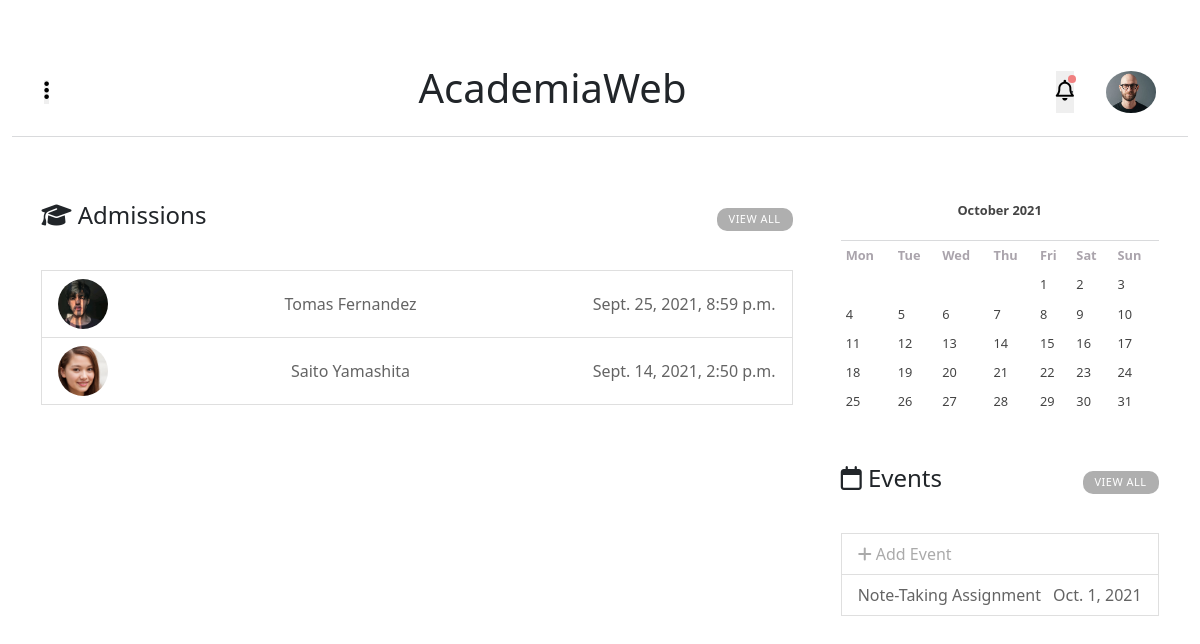
The page /academiaweb/home/ (signed in) on the database its author committed.
### main_app/models.py (models this page shows, shortened)
class Admins(models.Model):
    id              = models.AutoField(primary_key=True)
    user            = models.ForeignKey(UserAccount,on_delete=models.CASCADE)
    document        = models.CharField(max_length=8,unique=True)
    first_name      = models.CharField(max_length=200)
    last_name       = models.CharField(max_length=200)
    date_of_birth   = models.DateField(default=datetime.date.today)
    gender_choice   = (('male','male'),('feminine','feminine'),('undefined','undefined'))
    gender          = models.CharField(max_length=10, default='male', choices=gender_choice)
    nationality     = CountryField()
    description     = models.TextField(max_length=500,blank=True)
    profile_picture = models.ImageField(blank=True,null=True, upload_to=upload_location_admins)
    class Meta():
        verbose_name        = 'Admin'
        verbose_name_plural = 'Admins'
    @property
    def email(self):
        return str(self.user)

class Applications(models.Model):
    id              = models.AutoField(primary_key=True)
    email           = models.EmailField()
    document        = models.CharField(max_length=8)
    nationality     = CountryField()
    first_name      = models.CharField(max_length=200)
    last_name       = models.CharField(max_length=200,)
    date_of_birth   = models.DateField()
    gender_choice   = (('male','male'),('feminine','feminine'),('undefined','undefined'))
    gender          = models.CharField(max_length=10, default='male', choices=gender_choice)
    year            = models.ForeignKey(SchoolYears,on_delete=models.DO_NOTHING)
    sent_date       = models.DateTimeField(auto_now_add=True,)
    profile_picture = models.ImageField(upload_to=upload_location_students,blank=True,null=True)
    HS_diploma      = models.FileField(upload_to=upload_location_students,blank=True,null=True,)
    @property
    def full_name(self):
        return '{} {}'.format(self.first_name,self.last_name)

class Events(models.Model):
    id          = models.AutoField(primary_key=True)
    title       = models.CharField(max_length=50)
    message     = models.TextField()
    event_date  = models.DateField()
    year        = models.ForeignKey(SchoolYears,on_delete=models.CASCADE)
    author      = models.ForeignKey(UserAccount,on_delete=models.CASCADE)
    created     = models.DateTimeField(auto_now_add=datetime.datetime.now())
    class Meta():
        verbose_name        = 'Event'
        verbose_name_plural = 'Events'

### main_app/views.py (the view)
# urls.py: path('home/',views.HomeView,name='home'),
def HomeView(request):
    data = user_profile(request)
    user = data['user']
    notifications = data['notifications']
    year     = timezone.now().year
    month    = timezone.now().month
    calendar = HTMLCalendar().formatmonth(theyear=year,themonth=month)
    events   = Events.objects.filter(event_date__month=month).all()
    classworks  = request_account(request)['classwork']
    admissions = request_account(request)['admissions']
    history    = request_account(request)['history']
    print(classworks)
    context = {'notifications':notifications,
                'user':user,'calendar':calendar,'events':events,
                'classworks':classworks,'admissions':admissions,
                'history':history
    }
    return render(request,'home.html',context)

### main_app/models.py (called while the page is built)
    def __str__(self):
        return self.email

### main_app/utils.py (called while the page is built, shortened)
def user_profile(request):
    if request.user.is_admin or request.user.is_superuser:
        user          = Admins.objects.get(user=request.user)
        admins        = Admins.objects.all()
        teachers      = Teachers.objects.all()
        students      = Students.objects.all()
        courses       = Courses.objects.all()
        notifications = Notifications.objects.order_by('-created')[0:5]
        events        = Events.objects.all()
    return {'user':user,'courses':courses,'admins':admins,'teachers':teachers,'students':students,'events':events,'notifications':notifications}

def request_account(request):
    data = user_profile(request)
    user = data['user']
    if request.user.is_admin:
        admissions = Applications.objects.order_by('-sent_date').all()
        history = None
        classwork = None
    if request.user.is_student:
        history    = History.objects.order_by('-seen').all()
        admissions = None
        classwork  = ClassWork.objects.filter(year=user.year).all()
    elif request.user.is_teacher:
        classwork  = ClassWork.objects.filter(course=user.courses).all()
        admissions = None
        history = None
    return{'classwork':classwork,'admissions':admissions,'history':history}

### main_app/templates/home.html (shortened to what this page needs)
{% extends 'base_home.html' %}
{% load static %}
{% block content %}
<link rel="stylesheet" href="{% static 'css/home.css' %}">
<div class="content">
    {% if request.user.is_admin %}
    <ul class="list-group">
        <div class="first_request">
            <div class="content-title">
                <h4><i class="fas fa-graduation-cap"></i> Admissions</h4>
                <a href="">View All</a>
            </div>
            {% if admissions %}
            {% for admission in admissions %}
            <li class="list-group-item">
                <a href="{% url 'admission' admission.email  %}">
                    <img src="{{admission.profile_picture.url}}" class="profile_picture">
                    <p id="info1">{{admission.full_name}}</p>
                    <p id="info2">{{admission.sent_date}}</p>
                </a>
            </li>
            {% endfor %}
            {% else %}
            <li class="list-group-item">No Results Found...</li>
            {% endif %}
        </div>
    </ul>
    {% endif %}
    <div class="events">
        <div class="calendar">
            {{calendar|safe}}
        </div>
        <div class="content-title">
            <h4><i class="far fa-calendar"></i> Events</h4>
            <a href="{% url 'events' %}">View All</a>
        </div>
        {% if request.user.is_admin or request.user.is_teacher %}
        <li class="list-group-item" id="add">
            <a href="{% url 'event_create' %}"><i class="fas fa-plus"></i> Add Event</a>
        </li>
        {% endif %}
        {% if events %}{% for event in events %}
        <li class="list-group-item">
            <a href="{% url 'event' event.title event.event_date %}">
                <p id="info1">{{event.title}}</p>
                <p id="info2">{{event.event_date}}</p>
            </a>
        </li>
        {% endfor %}{% else %}
        <li class="list-group-item">
            No Results Found...
        </li>{% endif %}
    </div>
</div>
{% endblock %}

### main_app/templates/base_home.html (shortened to what this page needs)
<!DOCTYPE html>
<html lang="en">
<head>
    {% load static %}
    <link href="https://cdn.jsdelivr.net/npm/bootstrap@5.0.1/dist/css/bootstrap.min.css" rel="stylesheet">
    <link rel="stylesheet" href="{% static 'css/base_home.css' %}">
</head>
  <body>
    <div class="main">
            <div class="title-pag">
                <div class="title_and_bar">
                    <button id="icon_menu" onclick="toggleMenu()"><i class="fas fa-ellipsis-v"></i></button>
                    <a href="{% url 'home' %}">
                        <h1>AcademiaWeb</h1>
                    </a>
                </div>
                <div class="user_and_noti">
                    <button id="icon-noti" onclick="toggleNoti()"><i class="far fa-bell"></i></button>
                    <span id="alert">.</span>
                    <a href="{% url 'user_profile'  user.email  %}">
                    <img src="{{user.profile_picture.url}}" >
                    </a>
                </div>
            </div>
            <div class="content-extends col">
            {% block content %}
            {% endblock %}
            </div>
    </div>
</body>
</html>

### main_app/static/css/base_home.css (style rules this page uses)
.main { width: 100%; padding-right: var(--bs-gutter-x,.75rem); padding-left: var(--bs-gutter-x,.75rem); margin-right: auto; margin-left: auto; }
button { border: none; padding: 0; margin: 0; }
.title-pag { display: flex; width: 100%; justify-content: space-between; align-items: center; padding: 4rem 2rem 1rem; border-bottom: 1px solid #d9dadc; }
.title-pag .title_and_bar { display: contents; align-items: center; }
.title_and_bar i, .user_and_noti i { font-size: 1.3rem; cursor: pointer; }
.title_and_bar a { text-decoration: none; color: #212529; }
.title-pag .user_and_noti img { display: none; width: 50px; border-radius: 50%; }
.user_and_noti span { padding: 0 2px; background: lightcoral; position: absolute; max-height: 8px; right: 40px; top: 72px; border-radius: 50%; }
.content-extends { animation-name: view; animation-duration: 1.5s; }
@media (min-width:575px) { .title-pag .user_and_noti { display: flex; } }
@media (min-width:575px) { .title-pag .user_and_noti img { display: block; margin: 0 0 0 2rem; } }
@media (min-width:575px) { .user_and_noti span { right: 124px; top: 75px; } }

### main_app/static/css/home.css (style rules this page uses)
.content { padding: 0 2rem; }
.content-title { display: flex; justify-content: space-between; align-items: center; padding: 2rem 0 ; margin: auto; }
.content-title a { text-decoration: none; }
.content-title a { background: rgb(175, 175, 175); color: white; transition: all 0.2s; border-radius: 10px; margin: 0; padding: 3px 12px; font-weight: 400; font-size: 11px; text-transform: uppercase; letter-spacing: 0.5px; }
.list-group { padding: 2rem 0 0 0; }
.list-group-item a { text-decoration: none; display: flex; align-items: center; justify-content: space-between; }
.list-group-item a p { margin: 0; color: rgb(100, 100, 100); }
.list-group-item a img.profile_picture { width: 50px; border-radius: 50%; }
.list-group-item#add a { display: block; color: #aaa; }
.events { padding: 4rem 0; width: 90%; margin: auto; }
table { font-size: .8rem; --bs-table-bg: transparent; --bs-table-accent-bg: transparent; --bs-table-striped-color: #212529; --bs-table-striped-bg: rgba(0, 0, 0, 0.05); --bs-table-active-color: #212529; --bs-table-active-bg: rgba(0, 0, 0, 0.1); --bs-table-hover-color: #212529; --bs-table-hover-bg: rgba(0, 0, 0, 0.075); width: 100%; margin-bottom: 1rem; color: #212529; vertical-align: top; border-color: #dee2e6; }
tbody tr th.month { text-align: center; padding: 0 0 20px 0; border-bottom: 1px solid #d9dadc; }
tbody tr th.mon, th.tue, th.wed, th.thu, th.fri, th.sat, th.sun { color: #AAA4AC; }
tbody tr th, tbody tr td { padding: 5px; color: #444444; }
@media (min-width:800px) { .content { display: flex; justify-content: space-between; width: 95%; margin: auto; padding: 0; } }
@media (min-width:800px) { .list-group { width: 70%; } }
@media (min-width:800px) { .events { margin: 0 0 0 3rem; width: 331px; } }

### rows shown on the page
Admins: profile_picture (picture)
Applications: profile_picture (picture), full_name "Tomas Fernandez", sent_date "Sept. 25, 2021, 8:59 p.m."
Applications: profile_picture (picture), full_name "Saito Yamashita", sent_date "Sept. 14, 2021, 2:50 p.m."
Events: title "Note-Taking Assignment", event_date "Oct. 1, 2021"

### other values the page prints
{{ calendar|safe }} "October 2021 Mon Tue Wed Thu Fri Sat Sun 1 2 3 4 5 6 7 8 9 10 11 12 13 14 15 16 17 18 19 20 21 22 23 24 25 26 27 28 29 30 31"
